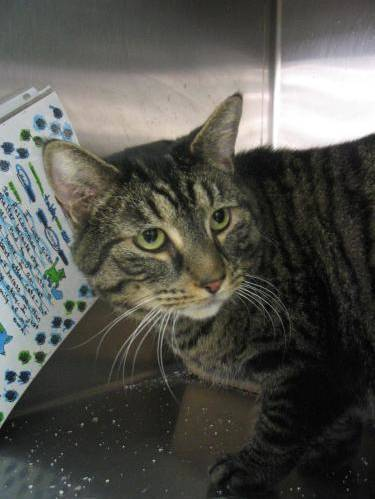
#> input picture database/train/cat.10063.jpg, 375 x 499 px; its folder holds only this picture in this run
$ python preprocessingCD.py   (older library calls are emulated)
#> lines starting #> are read from the running program, lines starting #| are printed output that depends on the picture
import numpy as np
import os
import pickle
from PIL import Image
import glob
import random
BASE_DIR = os.path.dirname(os.path.abspath(__file__))
image_dir = os.path.join(BASE_DIR, "database/train")
def preprocessing():
    trainx , trainy, valx, valy, testx, testy = [],[],[],[],[],[]
    entirex, entirey = [], []
    for root, dirs, files in os.walk(image_dir):
        random.shuffle(files)
        for i in files:
            file = os.path.join(root, i)
            aux = i.split('.')
            if(aux[0] == 'dog'):
                entirey.append([0,1])
            else:
                entirey.append([1,0])
            pil_image = Image.open(file).convert("L")
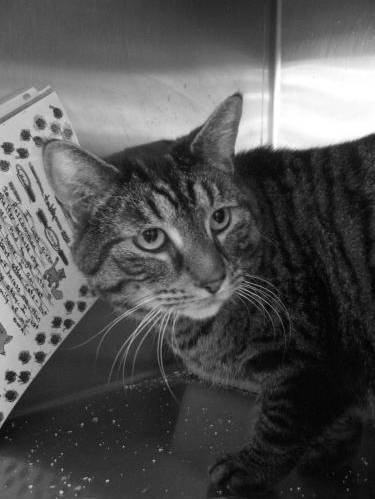
#> pil_image: PIL image 375x499 L; min 0, max 255, mean 83.9
            size = (100, 100)
            final_image = pil_image.resize(size, Image.ANTIALIAS)
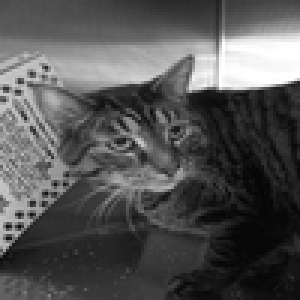
#> final_image: PIL image 100x100 L (shown 3 times larger); min 4, max 255, mean 83.9
            image_array = np.array(final_image, "uint8")
            image_array = image_array/255
            entirex.append(image_array)

    trainx = entirex[0 : int(len(entirex)*0.8)]
#> trainx = []
    testx = entirex[int(len(entirex)*0.8):]
#> testx = 1 item

    valx = trainx[int(len(trainx)*0.9):]
#> valx = []
    trainx = trainx[0:int(len(trainx)*0.9)]

    trainy = entirey[0 : int(len(entirey)*0.8)]
    testy = entirey[int(len(entirey)*0.8):]

    valy = trainy[int(len(trainy)*0.9):]
    trainy = trainy[0:int(len(trainy)*0.9)]
    with open("pickles/image_data.pickle", 'wb') as f:
        pickle.dump([np.array(trainx),np.array(trainy),np.array(testx),np.array(testy),np.array(valx),np.array(valy)], f)
    return (trainx,trainy,testx,testy,valx,valy)


def testPickle():
    objects = []
    with (open("./pickles/image_data.pickle", "rb")) as f:
        while True:
            try:
                objects.append(pickle.load(f))
            except EOFError:
                break
    print(objects)

preprocessing()

$ run again, on database/train/cat.11838.jpg
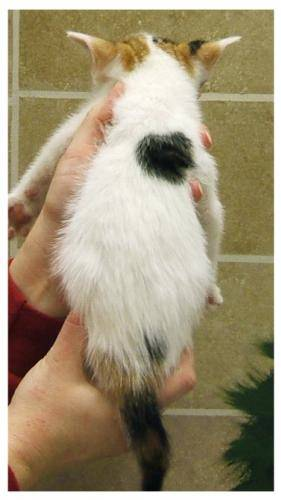
#> input picture database/train/cat.11838.jpg, 281 x 500 px
#> in preprocessing, `pil_image = Image.open(file).convert("L")`:
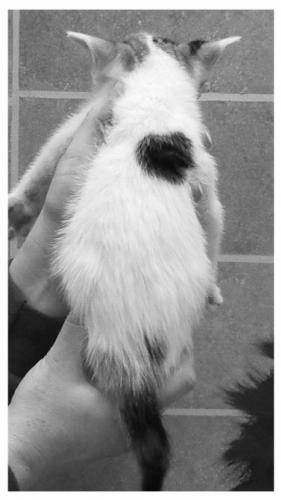
#> pil_image: PIL image 281x500 L; min 2, max 255, mean 147.1
#> in preprocessing, `final_image = pil_image.resize(size, Image.ANTIALIAS)`:
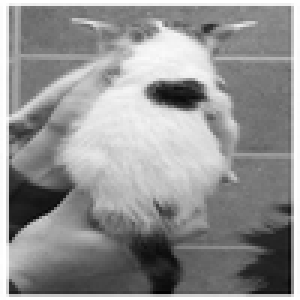
#> final_image: PIL image 100x100 L (shown 3 times larger); min 0, max 255, mean 146.9
#> trainx = []
#> testx = 1 item
#> valx = []

$ run again, on database/train/cat.12460.jpg
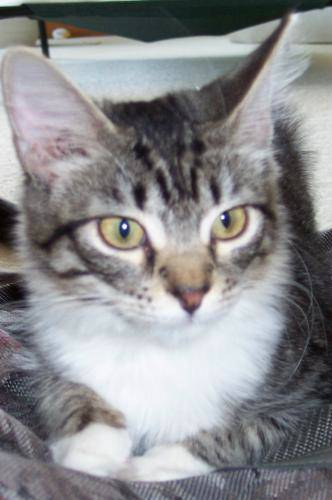
#> input picture database/train/cat.12460.jpg, 332 x 500 px
#> in preprocessing, `final_image = pil_image.resize(size, Image.ANTIALIAS)`:
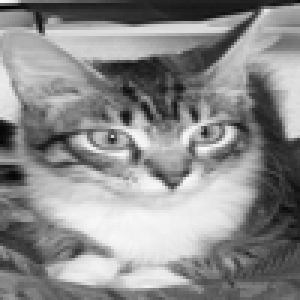
#> final_image: PIL image 100x100 L (shown 3 times larger); min 4, max 251, mean 139.8
#> trainx = []
#> testx = 1 item
#> valx = []

$ run again, on database/train/cat.10202.jpg
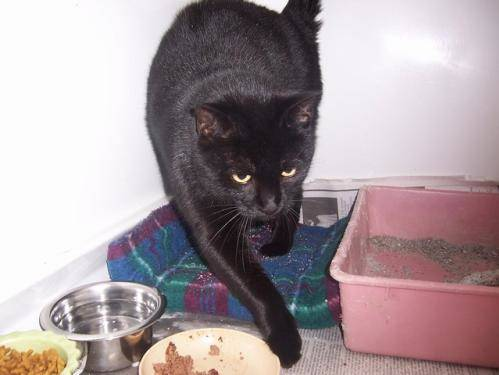
#> input picture database/train/cat.10202.jpg, 499 x 375 px
#> in preprocessing, `pil_image = Image.open(file).convert("L")`:
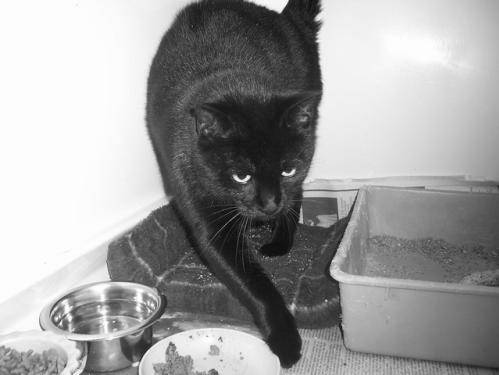
#> pil_image: PIL image 499x375 L; min 1, max 255, mean 158
#> in preprocessing, `final_image = pil_image.resize(size, Image.ANTIALIAS)`:
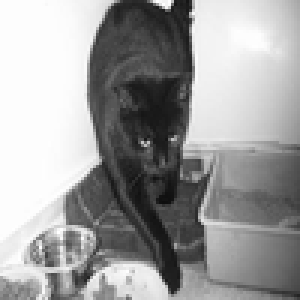
#> final_image: PIL image 100x100 L (shown 3 times larger); min 14, max 255, mean 158
#> trainx = []
#> testx = 1 item
#> valx = []
